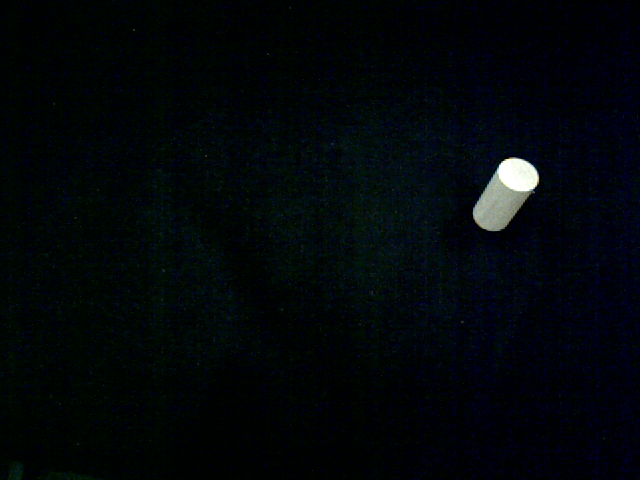
#> input picture Examples/images2/A12.png, 640 x 480 px, given in place of the camera
$ python card_crop.py   (older library calls are emulated)
#> lines starting #> are read from the running program, lines starting #| are printed output that depends on the picture; after the words box and inside, x2 and y2 are one past the last pixel; in counts of white or black regions, pixels touching at a corner belong together
#> further down, img is the input picture: shape (480, 640, 3); mean B, G, R 9.3, 6.7, 2.2
### script/card_utils.py
import cv2
import numpy as np
from sklearn.neural_network import MLPClassifier
from sklearn.preprocessing import LabelBinarizer

class Cards:
    def __init__(self, img):
        self.img = img

    def getFeatures(self, kernel_shape, min_area = 2000, max_area = 120000):
        # Preprocessing image to get features.
#> called with kernel_shape = (9, 9), min_area = 2000, max_area = 120000
        kernel = cv2.getStructuringElement(cv2.MORPH_ELLIPSE, kernel_shape)
        gray = cv2.cvtColor(self.img, cv2.COLOR_BGR2GRAY)
        gray = cv2.bilateralFilter(gray,11,17,17) # Filtering noise
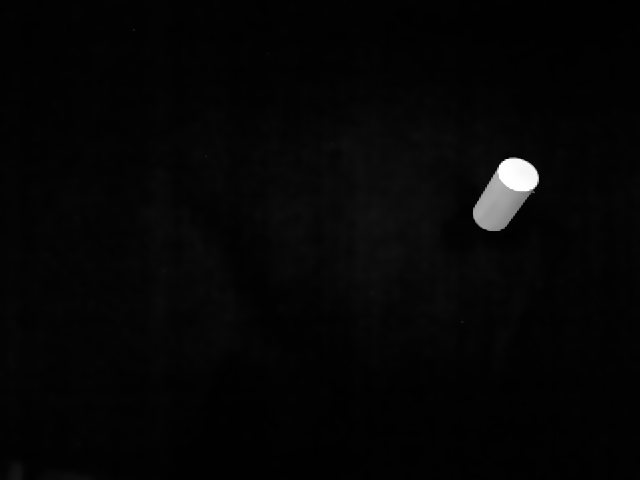
#> gray: shape (480, 640); min 0, max 255, mean 5.6
        blur = cv2.GaussianBlur(gray, kernel_shape, 0)
        thresh = cv2.adaptiveThreshold(blur, 255, cv2.ADAPTIVE_THRESH_GAUSSIAN_C, cv2.THRESH_BINARY, 11, 2, 2)
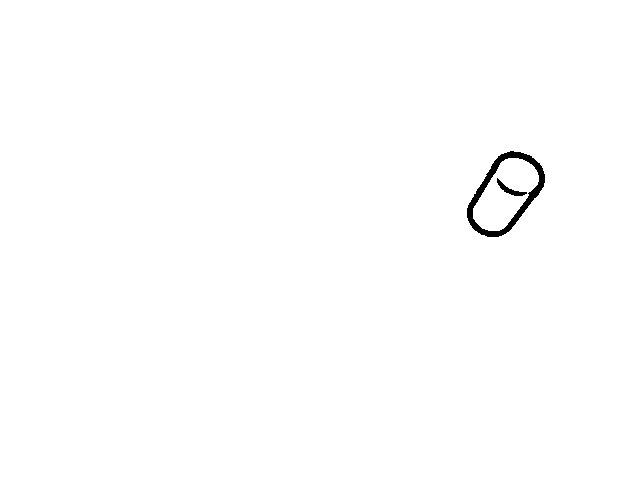
#> thresh: shape (480, 640); 99.5% white; 2 black regions, box (x1, y1, x2, y2) and area: (467, 151, 545, 237) 1392, (497, 178, 527, 196) 151
        erode = cv2.erode(thresh, kernel, iterations = 1)
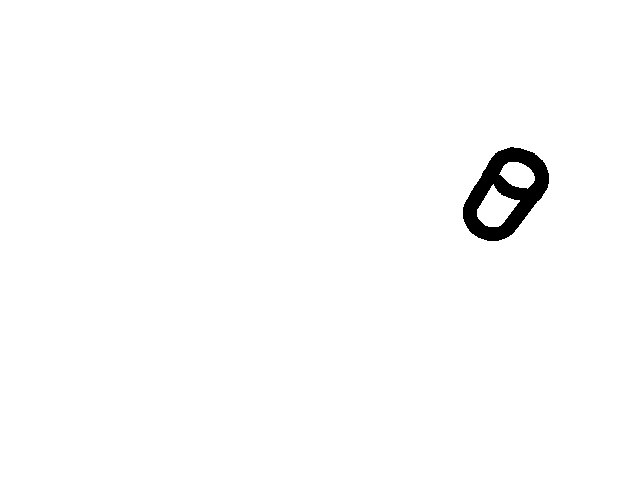
#> erode: shape (480, 640); 98.8% white; 1 black region, box (x1, y1, x2, y2) and area: (463, 147, 549, 241) 3709
        canny = cv2.Canny(blur, blur.mean()*0.01, blur.mean()*1.5)
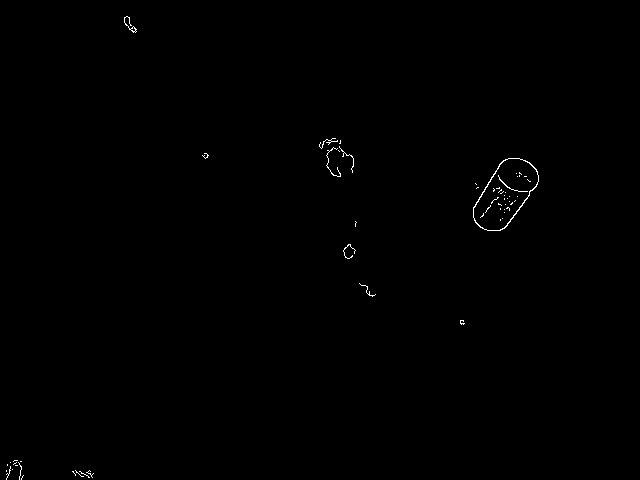
#> canny: shape (480, 640); 0.26% white in thin lines or dots, all inside (x1, y1, x2, y2) = (6, 16, 539, 480)
        img, contours, hierarchy = cv2.findContours(canny, cv2.RETR_TREE, cv2.CHAIN_APPROX_SIMPLE)
#> contours = 63 contours, 60 with area under 20; largest, box (x1, y1, x2, y2) and area: (473, 158, 539, 231) 2922, (473, 158, 539, 231) 2840, (124, 16, 137, 33) 24

        # Initialising return lists
        cards_contours = []
        cards_corners = []
        cards_hierarchy = []

        for i in range(len(contours)):
            area = cv2.contourArea(contours[i])
            perimeter = 0.1*cv2.arcLength(contours[i],True)
            corner = cv2.approxPolyDP(contours[i],perimeter,True)

            # Contour and corners will only be appended to the list, only
            # if the area is within range (max_area, min_area), contains 4
            # corners and have no parents (hierarchy).
            if (area > min_area) and (area < max_area) and (len(corner) == 4) and (hierarchy[0, i, 3] == -1):
                cards_contours.append(contours[i])
                cards_corners.append(corner)
                cards_hierarchy.append(hierarchy[0])
#> this loop made 63 passes
#> (area, perimeter, corner) on passes 22 to 23: (2922, 22.13, [[529, 162], [499, 164], [480, 227]]), (2840, 21.89, [[528, 162], [481, 227]])
#> after the loop, cards_contours = []; cards_corners = []; cards_hierarchy = []

        return cards_corners, cards_contours, cards_hierarchy


    # [26 lines left out: functions extractCard, extractSuits, not called in this run]

class NeuralNet(MLPClassifier):
    # [91 lines left out: functions __init__, _init_coef, build_dataset, train, retrain, not called in this run]

### script/card_crop.py
import cv2
import numpy as np
from card_utils import Cards

cam = cv2.VideoCapture(0)
min_area = 2000
max_area = 120000

save = False
label = 0

kernel = cv2.getStructuringElement(cv2.MORPH_ELLIPSE, (5, 5))

while cam.isOpened():
    ret, img = cam.read()
    cards = Cards(img)
    corners, contours, hierarchy = cards.getFeatures((9, 9))
#> corners = []; contours = []
    cv2.drawContours(img, contours, -1, (255, 0 ,0), 3)
    for corner in corners:
        card = cards.extractCard(corner)
        card_gray = cv2.cvtColor(card, cv2.COLOR_BGR2GRAY)
        card_gray = cv2.bilateralFilter(card_gray,11,17,17)
        card_thresh = cv2.adaptiveThreshold(card_gray, 255, cv2.ADAPTIVE_THRESH_GAUSSIAN_C, cv2.THRESH_BINARY_INV, 11, 2, 2)
        cv2.imshow('card', card)
        cv2.imshow('Rank & Suit', card_thresh[7:77, 5:35])
#> this loop made 0 passes
    cv2.imshow('Camera Image', img)

    if save is True and label is not 250:
        cv2.imwrite('../images/' + str(label) + '-' + card_name + '.png', card_thresh[7:77, 5:35])
        label = label + 1
    else:
        save = False
        label = 0

    if label is 249:
        print('ready for next card!')

    if cv2.waitKey(1) & 0xFF == ord('x'):
#> (key x is pressed here)
#> (the run stopped early here; a loop or call above may not have finished)

$ run again, on Examples/images2/A13.png
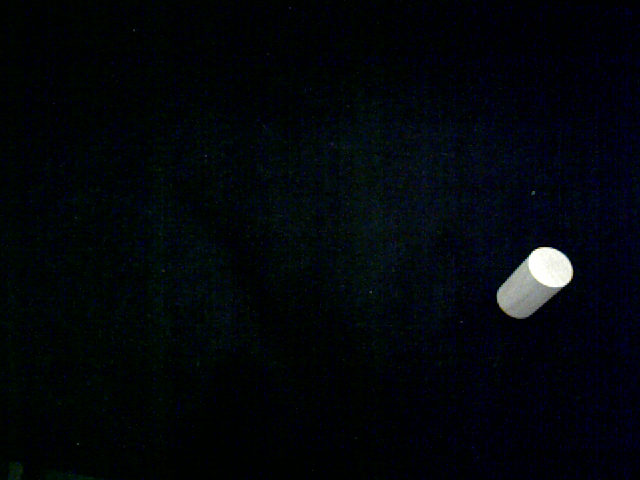
#> input picture Examples/images2/A13.png, 640 x 480 px, given in place of the camera
#> img is the input picture: shape (480, 640, 3); mean B, G, R 10.2, 6.6, 2.7
#> in getFeatures, `thresh = cv2.adaptiveThreshold(blur, 255, cv2.ADAPTIVE_THRESH_GAUSSIAN..`:
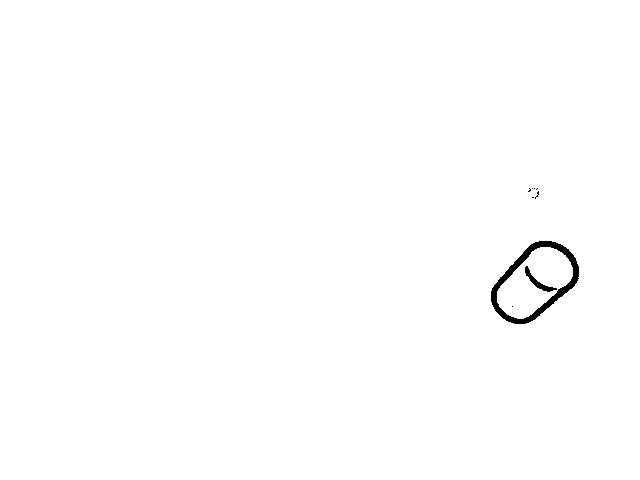
#> thresh: shape (480, 640); 99.5% white; 9 black regions (7 under 20 px), largest, box (x1, y1, x2, y2) and area: (491, 241, 579, 324) 1440, (525, 266, 557, 292) 189
#> erode: shape (480, 640); 98.6% white; 2 black regions, box (x1, y1, x2, y2) and area: (487, 237, 583, 328) 3991, (524, 184, 543, 203) 264
#> in getFeatures, `canny = cv2.Canny(blur, blur.mean()*0.01, blur.mean()*1.5)`:
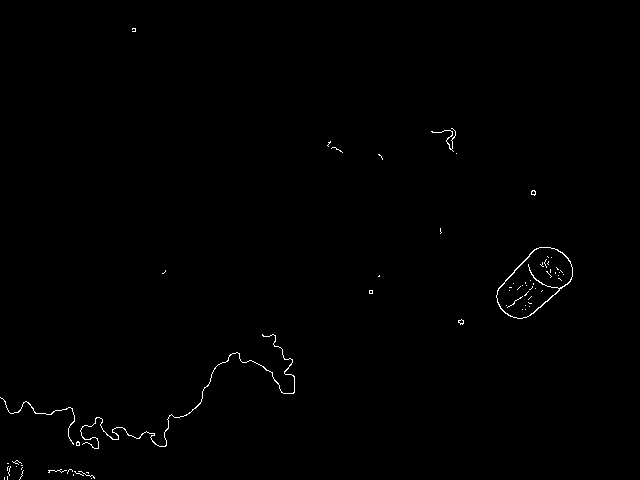
#> canny: shape (480, 640); 0.47% white in thin lines or dots, all inside (x1, y1, x2, y2) = (0, 28, 573, 480)
#> in getFeatures, `img, contours, hierarchy = cv2.findContours(canny, cv2.RETR_TREE, cv2...`: contours = 73 contours, 69 with area under 20; largest, box (x1, y1, x2, y2) and area: (496, 247, 573, 319) 3364, (496, 247, 573, 319) 3258, (80, 334, 295, 449) 71, (0, 397, 75, 445) 20
#> the loop in getFeatures, `for i in range(len(contours)):` made 73 passes
#> (area, perimeter, corner) on passes 20, 21, 28, 29: (20.5, 28.32, [[0, 397], [70, 407], [73, 444], [72, 408]]), (71, 108.3, [[292, 359], [82, 444]]), (3364.5, 23.13, [[562, 252], [500, 308], [567, 284]]), (3257.5, 31.91, [[561, 252], [506, 313]])
#> after the loop in getFeatures, `for i in range(len(contours)):`: cards_contours = []

$ run again, on Examples/images2/A14.png
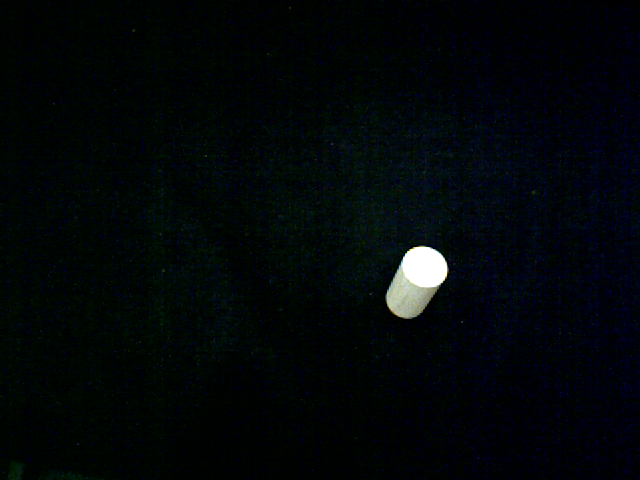
#> input picture Examples/images2/A14.png, 640 x 480 px, given in place of the camera
#> img is the input picture: shape (480, 640, 3); mean B, G, R 8.6, 6.8, 2.5
#> in getFeatures, `thresh = cv2.adaptiveThreshold(blur, 255, cv2.ADAPTIVE_THRESH_GAUSSIAN..`:
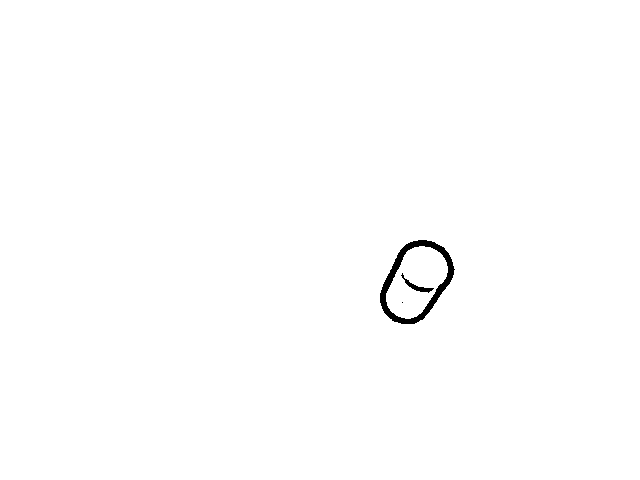
#> thresh: shape (480, 640); 99.5% white; 3 black regions (1 under 20 px), largest, box (x1, y1, x2, y2) and area: (380, 240, 455, 324) 1359, (401, 273, 434, 293) 138
#> erode: shape (480, 640); 98.8% white; 2 black regions, box (x1, y1, x2, y2) and area: (376, 236, 459, 328) 3647, (398, 298, 407, 307) 57
#> canny: shape (480, 640); 0.23% white in thin lines or dots, all inside (x1, y1, x2, y2) = (5, 28, 539, 480)
#> in getFeatures, `img, contours, hierarchy = cv2.findContours(canny, cv2.RETR_TREE, cv2...`: contours = 55 contours, 51 with area under 20; largest, box (x1, y1, x2, y2) and area: (386, 246, 448, 319) 2975, (386, 246, 448, 319) 2904, (373, 165, 396, 193) 169, (373, 165, 387, 185) 149
#> the loop in getFeatures, `for i in range(len(contours)):` made 55 passes
#> (area, perimeter, corner) on passes 23, 24, 47, 48: (2975, 21.68, [[433, 248], [403, 256], [397, 316], [445, 279]]), (2904, 21.45, [[430, 247], [446, 276], [400, 317], [386, 293]]), (169, 14, [[379, 165], [389, 192]]), (149, 5.11, [[379, 165], [386, 168], [381, 184], [373, 171]])
#> after the loop in getFeatures, `for i in range(len(contours)):`: cards_contours = 1 contour; box (x1, y1, x2, y2) and area: (386, 246, 448, 319) 2975; cards_corners = [[[433, 248], [403, 256], [397, 316], [445, 279]]]; cards_hierarchy = 1 item
#> `corners, contours, hierarchy = cards.getFeatures((9, 9))`: corners = [[[433, 248], [403, 256], [397, 316], [445, 279]]]; contours has the same summary as cards_contours in getFeatures
#> the loop `for corner in corners:` made 1 pass
#> corner on pass 1: [[433, 248], [403, 256], [397, 316], [445, 279]]
#> pass 1, `card_thresh = cv2.adaptiveThreshold(card_gray, 255, cv2.ADAPTIVE_THRES..`:
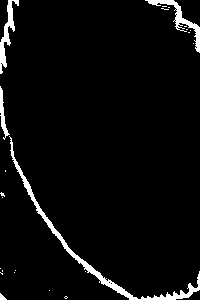
#> card_thresh: shape (300, 200); 4.1% white; 24 white regions (19 under 20 px), largest, box (x1, y1, x2, y2) and area: (9, 136, 200, 300) 1290, (145, 0, 200, 53) 479, (0, 0, 19, 74) 434, (0, 86, 10, 140) 184, (0, 293, 7, 300) 28

$ run again, on Examples/images2/A17.png
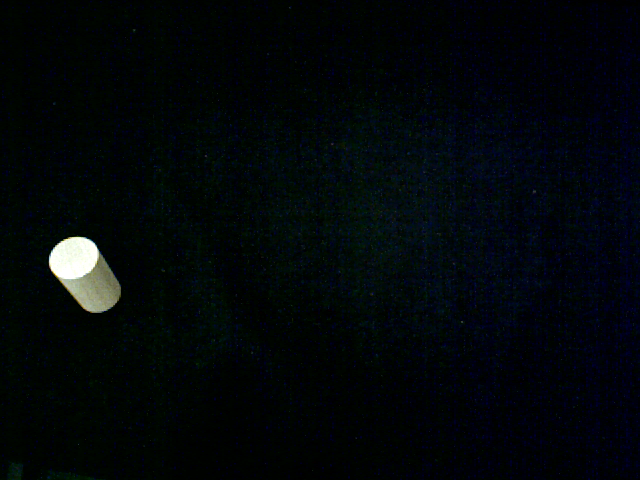
#> input picture Examples/images2/A17.png, 640 x 480 px, given in place of the camera
#> img is the input picture: shape (480, 640, 3); mean B, G, R 9.3, 6.9, 2.6
#> in getFeatures, `thresh = cv2.adaptiveThreshold(blur, 255, cv2.ADAPTIVE_THRESH_GAUSSIAN..`:
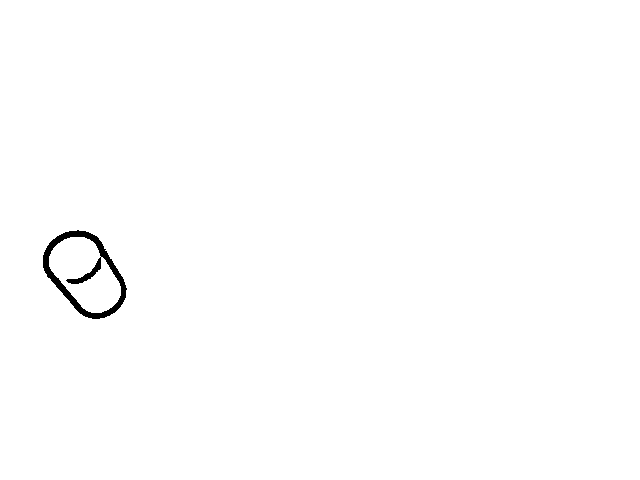
#> thresh: shape (480, 640); 99.5% white; 1 black region, box (x1, y1, x2, y2) and area: (43, 230, 127, 319) 1673
#> erode: shape (480, 640); 98.7% white; 1 black region, box (x1, y1, x2, y2) and area: (39, 226, 131, 323) 4029
#> in getFeatures, `canny = cv2.Canny(blur, blur.mean()*0.01, blur.mean()*1.5)`:
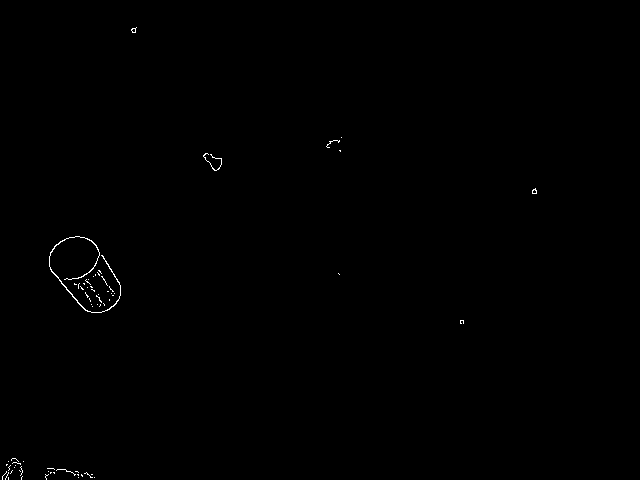
#> canny: shape (480, 640); 0.23% white in thin lines or dots, all inside (x1, y1, x2, y2) = (2, 27, 537, 480)
#> in getFeatures, `img, contours, hierarchy = cv2.findContours(canny, cv2.RETR_TREE, cv2...`: contours = 68 contours, 67 with area under 20; largest, box (x1, y1, x2, y2) and area: (49, 236, 121, 313) 92
#> the loop in getFeatures, `for i in range(len(contours)):` made 68 passes
#> (area, perimeter, corner) on pass 60: (92, 56.78, [[60, 241], [113, 306]])
#> after the loop in getFeatures, `for i in range(len(contours)):`: cards_contours = []
